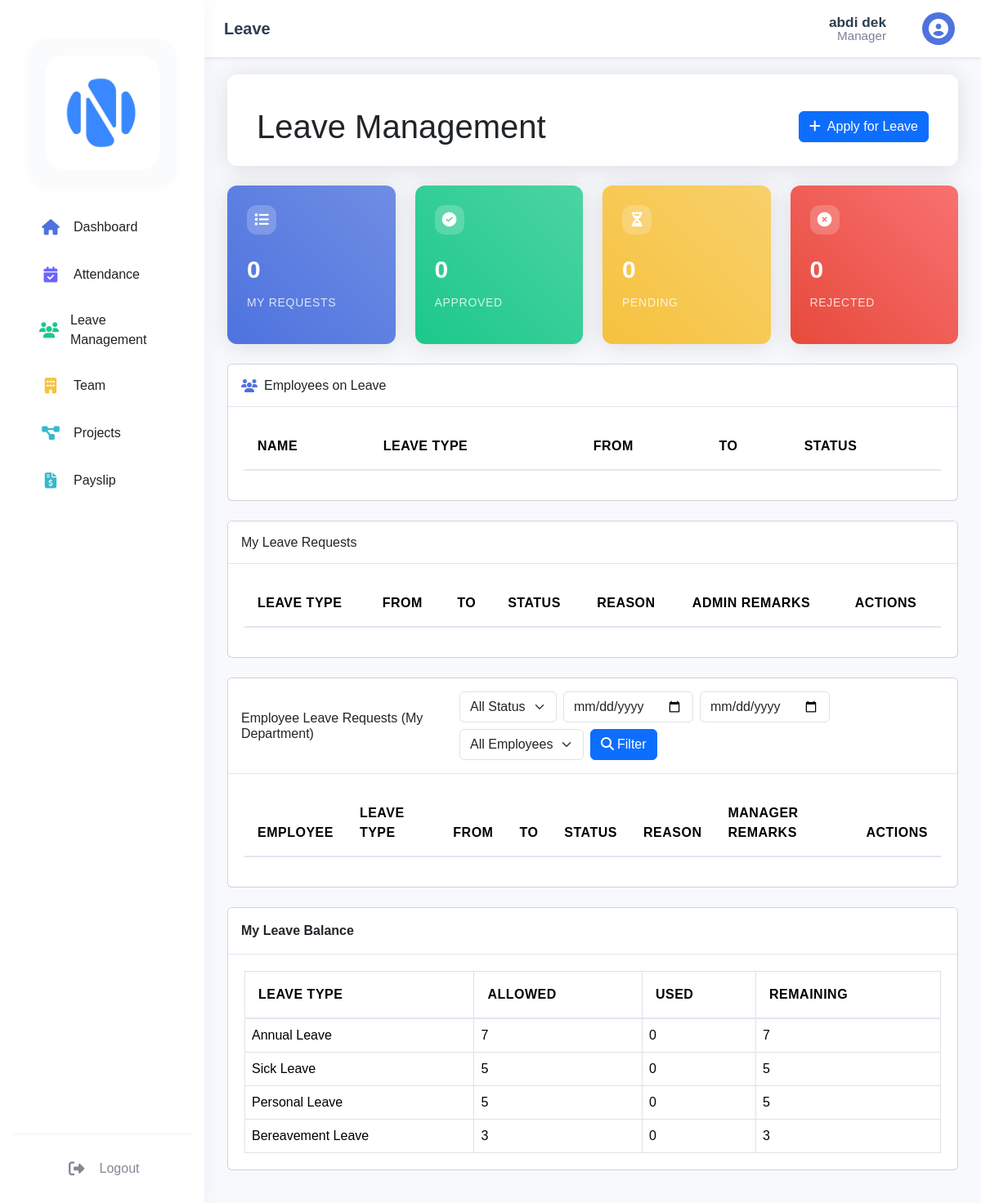
Page /dashboard/manager/leave.php (signed in) on the committed database.
### tables this page shows
CREATE TABLE `employees` (
  `emp_id` int(11) NOT NULL,
  `user_id` int(11) DEFAULT NULL,
  `first_name` varchar(50) NOT NULL,
  `last_name` varchar(50) NOT NULL,
  `dept_id` int(11) DEFAULT NULL,
  `position` varchar(100) DEFAULT NULL,
  `hire_date` date DEFAULT NULL,
  `basic_salary` decimal(10,2) DEFAULT '0.00',
  `salary` decimal(10,2) DEFAULT NULL,
  `phone` varchar(20) DEFAULT NULL,
  `address` text,
  `profile_image` varchar(255) DEFAULT NULL,
  `gender` enum('male','female') NOT NULL DEFAULT 'male'
);

CREATE TABLE `users` (
  `user_id` int(11) NOT NULL,
  `username` varchar(50) NOT NULL,
  `password` varchar(255) NOT NULL,
  `email` varchar(100) NOT NULL,
  `role` enum('admin','hr','manager','employee') NOT NULL,
  `status` enum('active','inactive','on_leave','deleted') DEFAULT 'active',
  `created_at` timestamp NOT NULL DEFAULT CURRENT_TIMESTAMP,
  `last_login` timestamp NULL DEFAULT NULL,
  `reset_token` varchar(64) DEFAULT NULL,
  `reset_token_expires` datetime DEFAULT NULL,
  `reset_code` varchar(6) DEFAULT NULL,
  `reset_code_expires` datetime DEFAULT NULL
);

CREATE TABLE `leave_types` (
  `leave_type_id` int(11) NOT NULL,
  `leave_type_name` varchar(50) NOT NULL,
  `description` text,
  `default_days` int(11) DEFAULT '0'
);

### dashboard/manager/leave.php (the view, shortened to what this page needs)
<?php
require_once '../../config/database.php';
$manager_id = $_SESSION['user_id'];
$stmt = $pdo->prepare("SELECT emp_id, dept_id FROM employees WHERE user_id = ?");
$stmt->execute([$manager_id]);
$manager = $stmt->fetch();
$emp_id = $manager['emp_id'];
$stmt = $pdo->prepare("SELECT lt.leave_type_name, lt.default_days as total_leaves, COALESCE(elb.used_leaves, 0) as used_leaves FROM leave_types lt LEFT JOIN employee_leave_balance elb ON lt.leave_type_id = elb.leave_type_id AND elb.emp_id = ? AND elb.year = YEAR(CURRENT_DATE)");
$stmt->execute([$emp_id]);
$leave_stats = $stmt->fetchAll();
$stmt = $pdo->prepare("SELECT lr.*, lt.leave_type_name, lr.admin_remarks FROM leave_requests lr JOIN leave_types lt ON lr.leave_type_id = lt.leave_type_id WHERE lr.emp_id = ? AND lr.requested_by_role = 'manager' ORDER BY lr.created_at DESC");
$stmt->execute([$emp_id]);
$my_leaves = $stmt->fetchAll();
$total = count($my_leaves);
$approved = count(array_filter($my_leaves, function($r) { return $r['status'] === 'approved'; }));
$pending = count(array_filter($my_leaves, function($r) { return $r['status'] === 'pending'; }));
$rejected = count(array_filter($my_leaves, function($r) { return $r['status'] === 'rejected'; }));
$emp_start = $_GET['emp_start'] ?? '';
$emp_end = $_GET['emp_end'] ?? '';
?>
<!DOCTYPE html>
<html lang="en">
<head>
    <link href="https://cdn.jsdelivr.net/npm/bootstrap@5.3.2/dist/css/bootstrap.min.css" rel="stylesheet">
    <link rel="stylesheet" href="https://cdnjs.cloudflare.com/ajax/libs/font-awesome/6.4.0/css/all.min.css">
    <link rel="stylesheet" href="https://cdn.datatables.net/1.11.5/css/dataTables.bootstrap5.min.css">
    <link rel="stylesheet" href="../../assets/css/dashboard.css">
</head>
<body>
<?php include 'includes/sidebar.php'; ?>
<div class="main-content">
    <?php include 'includes/topbar.php'; ?>
    <div class="container-fluid">
        <div class="page-header mb-4">
            <div class="container-fluid">
                <div class="d-flex justify-content-between align-items-center">
                    <h1 class="mb-0"><i class=""></i>Leave Management</h1>
                    <button class="btn btn-primary" data-bs-toggle="modal" data-bs-target="#applyLeaveModal"><i class="fas fa-plus me-2"></i>Apply for Leave</button>
                </div>
            </div>
        </div>
        <div class="row mb-4">
            <div class="col-md-3">
                <div class="card card-stat total h-100">
                    <div class="stat-icon">
                        <i class="fas fa-list"></i>
                    </div>
                    <div class="stat-value"><?php echo $total; ?></div>
                    <div class="stat-label">My Requests</div>
                </div>
            </div>
            <div class="col-md-3">
                <div class="card card-stat approved h-100">
                    <div class="stat-icon">
                        <i class="fas fa-check-circle"></i>
                    </div>
                    <div class="stat-value"><?php echo $approved; ?></div>
                    <div class="stat-label">Approved</div>
                </div>
            </div>
            <div class="col-md-3">
                <div class="card card-stat pending h-100">
                    <div class="stat-icon">
                        <i class="fas fa-hourglass-half"></i>
                    </div>
                    <div class="stat-value"><?php echo $pending; ?></div>
                    <div class="stat-label">Pending</div>
                </div>
            </div>
            <div class="col-md-3">
                <div class="card card-stat rejected h-100">
                    <div class="stat-icon">
                        <i class="fas fa-times-circle"></i>
                    </div>
                    <div class="stat-value"><?php echo $rejected; ?></div>
                    <div class="stat-label">Rejected</div>
                </div>
            </div>
        </div>
        <div class="card mb-4">
            <div class="card-header d-flex align-items-center">
                <i class="fas fa-users me-2 text-primary"></i>
                <h6 class="m-0 font-weight-bold">Employees on Leave</h6>
            </div>
            <div class="card-body">
                <div class="table-responsive">
                    <table class="table table-striped table-hover">
                        <thead>
                            <tr>
                                <th>Name</th>
                                <th>Leave Type</th>
                                <th>From</th>
                                <th>To</th>
                                <th>Status</th>
                            </tr>
                        </thead>
                    </table>
                </div>
            </div>
        </div>
        <div class="card mb-4">
            <div class="card-header"><h6 class="m-0 font-weight-bold">My Leave Requests</h6></div>
            <div class="card-body">
                <div class="table-responsive">
                    <table class="table table-striped table-hover">
                        <thead>
                            <tr>
                                <th>Leave Type</th>
                                <th>From</th>
                                <th>To</th>
                                <th>Status</th>
                                <th>Reason</th>
                                <th>Admin Remarks</th>
                                <th>Actions</th>
                            </tr>
                        </thead>
                    </table>
                </div>
            </div>
        </div>
        <div class="card mb-4">
            <div class="card-header d-flex justify-content-between align-items-center">
                <h6 class="m-0 font-weight-bold">Employee Leave Requests (My Department)</h6>
                <form method="GET" class="row g-2 align-items-center">
                    <div class="col-auto">
                        <select class="form-select" name="emp_status">
                            <option value="">All Status</option>
                        </select>
                    </div>
                    <div class="col-auto">
                        <input type="date" class="form-control" name="emp_start" value="<?php echo htmlspecialchars($emp_start); ?>">
                    </div>
                    <div class="col-auto">
                        <input type="date" class="form-control" name="emp_end" value="<?php echo htmlspecialchars($emp_end); ?>">
                    </div>
                    <div class="col-auto">
                        <select class="form-select" name="emp_emp">
                            <option value="">All Employees</option>
                        </select>
                    </div>
                    <div class="col-auto">
                        <button class="btn btn-primary" type="submit"><i class="fa fa-search me-1"></i>Filter</button>
                    </div>
                </form>
            </div>
            <div class="card-body">
                <div class="table-responsive">
                    <table class="table table-striped table-hover">
                        <thead>
                            <tr>
                                <th>Employee</th>
                                <th>Leave Type</th>
                                <th>From</th>
                                <th>To</th>
                                <th>Status</th>
                                <th>Reason</th>
                                <th>Manager Remarks</th>
                                <th>Actions</th>
                            </tr>
                        </thead>
                    </table>
                </div>
            </div>
        </div>
        <div class="card mb-4">
            <div class="card-header"><strong>My Leave Balance</strong></div>
            <div class="card-body">
                <div class="table-responsive">
                    <table class="table table-bordered mb-0">
                        <thead>
                            <tr>
                                <th>Leave Type</th>
                                <th>Allowed</th>
                                <th>Used</th>
                                <th>Remaining</th>
                            </tr>
                        </thead>
                        <tbody>
                            <?php foreach ($leave_stats as $stat): ?>
                            <tr>
                                <td><?php echo htmlspecialchars($stat['leave_type_name']); ?></td>
                                <td><?php echo (int)$stat['total_leaves']; ?></td>
                                <td><?php echo (int)$stat['used_leaves']; ?></td>
                                <td><?php echo max(0, (int)$stat['total_leaves'] - (int)$stat['used_leaves']); ?></td>
                            </tr>
                            <?php endforeach; ?>
                        </tbody>
                    </table>
                </div>
            </div>
        </div>
    </div>
</div>
</body>
</html>

### dashboard/manager/includes/topbar.php (shortened to what this page needs)
<?php
$stmt = $pdo->prepare("
    SELECT e.*, u.username, u.email, u.role, d.dept_name as department_name
    FROM employees e
    JOIN users u ON e.user_id = u.user_id
    LEFT JOIN departments d ON e.dept_id = d.dept_id
    WHERE e.user_id = ?
");
$stmt->execute([$_SESSION['user_id']]);
$manager = $stmt->fetch();
?>
<nav class="topbar">
    <div class="topbar-left">
        <div class="page-title">
            <?php
            $current_page = basename($_SERVER['PHP_SELF'], '.php');
            echo ucfirst($current_page);
            ?>
        </div>
    </div>
    <div class="topbar-right">
        <div class="manager-info" style="display: flex; flex-direction: column; align-items: flex-end; justify-content: center; margin-right: 1.25rem;">
            <span style="font-weight: 600; color: #2c3e50; line-height: 1; font-size: 1.08rem;">
                <?php echo htmlspecialchars($manager['first_name'] . ' ' . $manager['last_name']); ?>
            </span>
            <span style="font-size: 0.95rem; color: #7b809a; line-height: 1;">
                <?php echo htmlspecialchars(ucfirst($manager['role'])); ?>
            </span>
        </div>
        <div class="profile-dropdown">
            <button class="profile-btn" id="profileDropdownBtn" type="button">
                <div class="profile-avatar">
                    <?php if (!empty($manager['profile_image'])): ?>
                        <img src="../../uploads/profile_photos/<?php echo htmlspecialchars($manager['profile_image']); ?>" alt="Profile" style="width: 40px; height: 40px; object-fit: cover; border-radius: 50%;">
                    <?php else: ?>
                        <i class="fas fa-user-circle"></i>
                    <?php endif; ?>
                </div>
            </button>
        </div>
    </div>
</nav>

### assets/css/dashboard.css (style rules this page uses)
:root { --sidebar-width: 250px; --sidebar-collapsed-width: 70px; --topbar-height: 60px; --primary-color: #4e73df; --secondary-color: #858796; --success-color: #1cc88a; --info-color: #36b9cc; --warning-color: #f6c23e; --danger-color: #e74a3b; }
body { font-family: 'Nunito', sans-serif; background-color: #f8f9fc; }
.main-content { margin-left: 250px; padding: 1rem; padding-top: 75px; transition: all 0.3s ease; min-height: 100vh; }
.topbar { position: fixed; top: 0; right: 0; left: 250px; height: 60px; background: white; box-shadow: 0 2px 4px rgba(0,0,0,0.1); padding: 0 1rem; display: flex; align-items: center; transition: all 0.3s ease; z-index: 1030; }
.card-header { background-color: white; border-bottom: 1px solid #e3e6f0; padding: 1rem; }
.card-body { padding: 1.25rem; }
.text-primary { color: var(--primary-color) !important; }
.container-fluid { padding-top: 1rem; }
.card { margin-bottom: 1rem; }

### dashboard/manager/leave.php (style rules this page uses)
:root { --primary-color: #4e73df; --success-color: #1cc88a; --warning-color: #f6c23e; --danger-color: #e74a3b; --info-color: #36b9cc; --light-color: #f8f9fc; --dark-color: #5a5c69; }
.card.card-stat { border-radius: 0.75rem; padding: 1.5rem; box-shadow: 0 0.15rem 1.75rem 0 rgba(58, 59, 69, 0.15); transition: all 0.3s ease; border: none; position: relative; overflow: hidden; color: white; min-height: 100%; background: linear-gradient(45deg, #4e73df, #224abe); }
.card.card-stat.total { background: linear-gradient(45deg, #4e73df, #6f8de3); }
.card.card-stat.approved { background: linear-gradient(45deg, #1cc88a, #4cd4a3); }
.card.card-stat.pending { background: linear-gradient(45deg, #f6c23e, #f8d06b); }
.card.card-stat.rejected { background: linear-gradient(45deg, #e74a3b, #f87171); }
.stat-icon { width: 36px; height: 36px; display: flex; align-items: center; justify-content: center; border-radius: 0.75rem; margin-bottom: 0.75rem; font-size: 1.1rem; background: rgba(255,255,255,0.2); color: white; }
.stat-value { font-size: 1.875rem; font-weight: 700; color: white; margin: 0.5rem 0; }
.stat-label { color: rgba(255,255,255,0.8); font-size: 0.875rem; font-weight: 500; text-transform: uppercase; letter-spacing: 0.05em; }
.table th, .table thead th { color: black !important; font-weight: 600; text-transform: uppercase; letter-spacing: 0.5px; padding: 1rem; border-bottom: 2px solid #e3e6f0; }
.page-header { background: white; padding: 1.5rem; border-radius: 0.75rem; box-shadow: 0 0.15rem 1.75rem 0 rgba(58, 59, 69, 0.15); margin-bottom: 1.5rem; }
table th { background: none !important; }

### dashboard/manager/includes/topbar.php (style rules this page uses)
.topbar { position: fixed; top: 0; right: 0; left: 250px; height: 70px; background: #fff; display: flex; align-items: center; justify-content: space-between; padding: 0 1.5rem; z-index: 1030; box-shadow: 0 2px 4px rgba(0, 0, 0, 0.08); transition: all 0.3s ease; }
.topbar-left { display: flex; align-items: center; gap: 1rem; }
.page-title { font-size: 1.25rem; font-weight: 600; color: #2c3e50; }
.topbar-right { display: flex; align-items: center; gap: 1rem; }
.profile-dropdown { position: relative; }
.profile-btn { display: flex; align-items: center; gap: 1rem; background: none; border: none; padding: 0.5rem; cursor: pointer; border-radius: 0.375rem; transition: background-color 0.3s ease; }
.profile-avatar { width: 40px; height: 40px; background: #4e73df; border-radius: 50%; display: flex; align-items: center; justify-content: center; color: #fff; overflow: hidden; }
.profile-avatar i { font-size: 1.5rem; }

### rows in the picture
employees: first_name+last_name "abdi dek", user.role "Manager"
leave_types: leave_type_name "Annual Leave", default_days "7", used_leaves "0"
leave_types: leave_type_name "Sick Leave", default_days "5", used_leaves "0"
leave_types: leave_type_name "Personal Leave", default_days "5", used_leaves "0"
leave_types: leave_type_name "Bereavement Leave", default_days "3", used_leaves "0"

### other values in the picture
$current_page "Leave"
$total "0"
$approved "0"
$pending "0"
$rejected "0"
